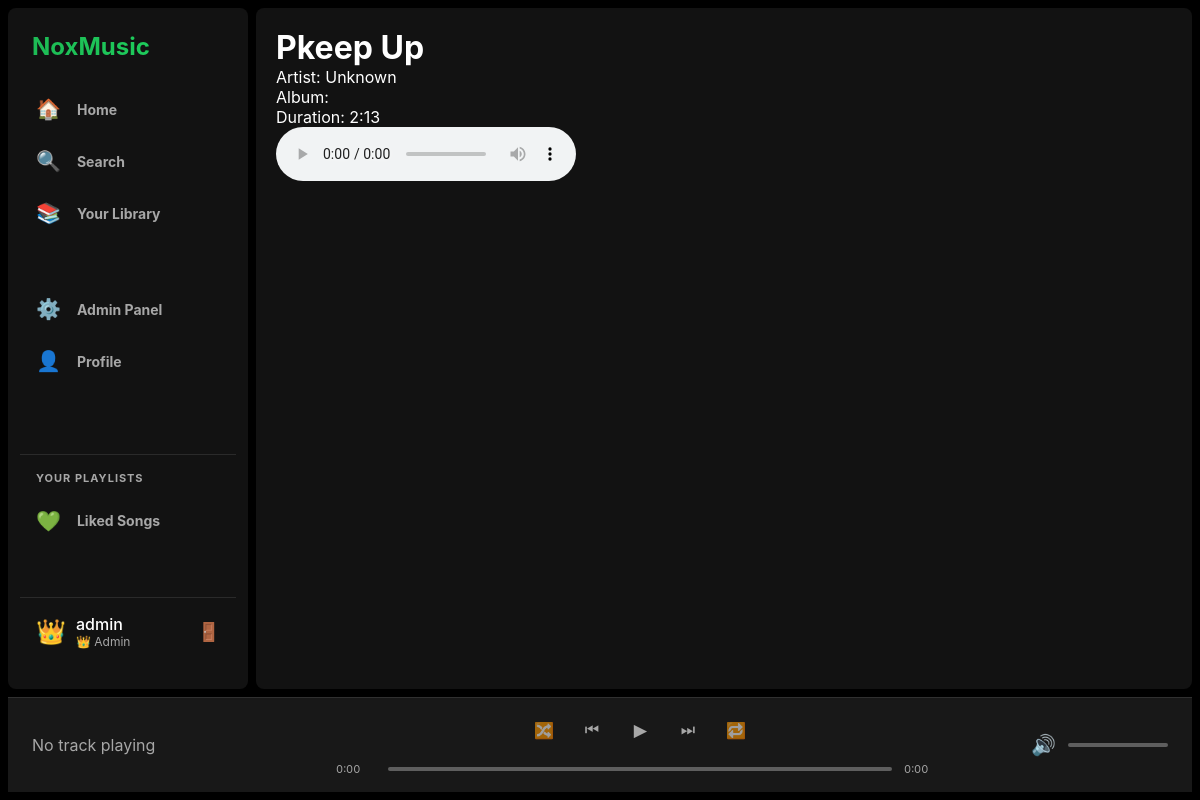
The app's page /track/1 (signed in) with its own data.
### app/models.py (models this page shows, shortened)
class User(db.Model):
    __tablename__ = "users"
    id = db.Column(db.Integer, primary_key=True)
    username = db.Column(db.String(100), unique=True, nullable=False)
    email = db.Column(db.String(255), unique=True, nullable=True)
    avatar = db.Column(db.String(8), default="👤")
    is_admin = db.Column(db.Boolean, default=False)
    created_at = db.Column(db.DateTime, default=datetime.utcnow)
    playlists = db.relationship('Playlist', back_populates='user', cascade='all, delete-orphan')
    listening_history = db.relationship('ListeningHistory', back_populates='user', cascade='all, delete-orphan')
    liked_tracks = db.relationship('LikedTrack', back_populates='user', cascade='all, delete-orphan')

class Track(db.Model):
    __tablename__ = "tracks"
    id = db.Column(db.Integer, primary_key=True)
    title = db.Column(db.String(255), nullable=False)
    artist = db.Column(db.String(255), default="Unknown")
    album = db.Column(db.String(255), default="")
    duration = db.Column(db.Integer, nullable=True)
    cover = db.Column(db.String(8), default="🎵")
    media = db.Column(db.String(512), unique=True, nullable=False)
    gradient = db.Column(db.String(255), default="linear-gradient(135deg,#374151,#1f2937)")
    genre = db.Column(db.String(100), default="Other")
    year = db.Column(db.Integer, nullable=True)
    plays = db.Column(db.Integer, default=0)
    lyrics = db.Column(db.Text, default="")
    created_at = db.Column(db.DateTime, default=datetime.utcnow)
    playlists = db.relationship('Playlist', secondary=playlist_tracks, back_populates='tracks')
    listening_history = db.relationship('ListeningHistory', back_populates='track', cascade='all, delete-orphan')
    def to_dict(self):
        return {
            "id": self.id,
            "title": self.title,
            "artist": self.artist,
            "album": self.album,
            "duration": self.duration,
            "cover": self.cover,
            "media": self.media,
            "gradient": self.gradient,
            "genre": self.genre,
            "year": self.year,
            "plays": self.plays,
            "lyrics": self.lyrics,
            "created_at": self.created_at.isoformat()
        }

### app/routes.py (the view)
@main_bp.route("/track/<int:track_id>")
def track_view(track_id):
    t = Track.query.get_or_404(track_id)
    return render_template("track.html", track=t.to_dict())

### app/auth.py (called while the page is built)
@auth_bp.app_context_processor
def inject_user():
    user_id = session.get("user_id")
    if user_id:
        user = User.query.get(user_id)
        return {"current_user": user}
    return {"current_user": None}

### templates/track.html
{% extends "base.html" %}
{% block content %}
<div style="padding:20px">
  <h1>{{ track.title }}</h1>
  <p>Artist: {{ track.artist }}</p>
  <p>Album: {{ track.album }}</p>
  <p>Duration: {% if track.duration %}{{ track.duration // 60 }}:{% if (track.duration % 60) < 10 %}0{% endif %}{{ track.duration % 60 }}{% else %}0:00{% endif %}</p>
  <audio controls src="{{ track.media }}"></audio>
</div>
{% endblock %}

### templates/base.html (shortened to what this page needs)
<!doctype html>
<html lang="en">
<head>
  <link rel="stylesheet" href="{{ url_for('static', filename='style.css') }}">
</head>
<body>
  <div class="app">
    <aside class="sidebar">
      <div class="brand">NoxMusic</div>
      <nav class="nav">
        <a href="{{ url_for('main.index') }}" class="nav-btn {% if request.endpoint == 'main.index' %}active{% endif %}">
          <span style="font-size:20px">🏠</span>
          <span>Home</span>
        </a>
        <a href="{{ url_for('main.search_page') }}" class="nav-btn {% if request.endpoint == 'main.search_page' %}active{% endif %}">
          <span style="font-size:20px">🔍</span>
          <span>Search</span>
        </a>
        <a href="{{ url_for('main.library_page') }}" class="nav-btn {% if request.endpoint == 'main.library_page' %}active{% endif %}">
          <span style="font-size:20px">📚</span>
          <span>Your Library</span>
        </a>
      </nav>
      <nav class="nav" style="margin-top:24px">
        {% if current_user and current_user.is_admin %}
        <a href="{{ url_for('main.admin_dashboard') }}" class="nav-btn">
          <span style="font-size:20px">⚙️</span>
          <span>Admin Panel</span>
        </a>
        {% endif %}
        <a href="{{ url_for('auth.profile') }}" class="nav-btn">
          <span style="font-size:20px">👤</span>
          <span>Profile</span>
        </a>
      </nav>
      <div class="playlists">
        <div class="h">Your Playlists</div>
        <div id="playlist-list">
          <a href="{{ url_for('main.liked_songs_page') }}" class="nav-btn" style="display: flex; align-items: center; gap: 16px; padding: 12px 16px; border-radius: 8px; color: var(--muted); text-decoration: none;">
            <span style="font-size:20px">💚</span>
            <span>Liked Songs</span>
          </a>
        </div>
      </div>
      <div class="user-info" style="margin-top:auto;padding:16px;border-top:1px solid rgba(255,255,255,0.1)">
        {% if current_user %}
          <div style="display:flex;align-items:center;gap:10px">
            <div style="font-size:24px">{{ current_user.avatar }}</div>
            <div style="flex:1">
              <div style="font-weight:500">{{ current_user.username }}</div>
              <div style="font-size:12px;color:var(--muted)">
                {% if current_user.is_admin %}👑 Admin{% else %}User{% endif %}
              </div>
            </div>
            <a href="{{ url_for('auth.logout') }}" style="color:var(--muted);font-size:18px" title="Logout">🚪</a>
          </div>
        {% endif %}
      </div>
    </aside>
    <main class="main">
      {% block content %}{% endblock %}
    </main>
    <footer class="player">
      <div class="player-left">
        <div id="now-playing">No track playing</div>
      </div>
      <div class="player-center">
        <div class="controls">
          <button id="shuffle-btn" style="opacity:0.6" title="Shuffle">🔀</button>
          <button id="prev-btn" title="Previous">⏮</button>
          <button id="play-btn" class="play" title="Play">▶</button>
          <button id="next-btn" title="Next">⏭</button>
          <button id="repeat-btn" style="opacity:0.6" title="Repeat">🔁</button>
        </div>
        <div class="seek">
          <span id="time-current">0:00</span>
          <div id="progress-bar" class="progress-bar">
          </div>
          <span id="time-duration">0:00</span>
        </div>
      </div>
      <div class="player-right">
        <button id="mute-btn" style="background:none;border:none;color:var(--muted);cursor:pointer;font-size:20px" title="Mute">🔊</button>
        <input id="volume" type="range" min="0" max="1" step="0.01" value="0.7" title="Volume" />
      </div>
    </footer>
  </div>
</body>
</html>

### static/style.css (style rules this page uses)
:root { --bg: #000000; --panel: #121212; --elevated: #1a1a1a; --muted: #a7a7a7; --accent: #1db954; --white: #ffffff; --border: rgba(255, 255, 255, 0.1); }
* { box-sizing: border-box; margin: 0; padding: 0; text-decoration: none; }
body, html { height: 100%; font-family: -apple-system, BlinkMacSystemFont, 'Segoe UI', Roboto, Oxygen, Ubuntu, Cantarell, sans-serif; background: var(--bg); color: var(--white); overflow: hidden; }
.app { display: grid; grid-template-columns: 240px 1fr; grid-template-rows: 1fr auto; height: 100vh; gap: 8px; padding: 8px; }
.sidebar { background: var(--panel); border-radius: 8px; padding: 24px 12px; display: flex; flex-direction: column; overflow-y: auto; gap: 8px; }
.brand { font-weight: 700; font-size: 24px; margin-bottom: 16px; padding: 0 12px; background: linear-gradient(90deg, #1db954, #1ed760); -webkit-background-clip: text; background-clip: text; color: transparent; }
.nav { display: flex; flex-direction: column; gap: 4px; margin-bottom: 16px; }
.nav-btn { background: none; border: none; color: var(--muted); text-align: left; padding: 12px 16px; border-radius: 8px; cursor: pointer; font-size: 14px; font-weight: 700; transition: all 0.2s; display: flex; align-items: center; gap: 16px; }
.playlists { margin-top: auto; padding-top: 16px; border-top: 1px solid var(--border); }
.playlists .h { font-size: 11px; color: var(--muted); margin-bottom: 12px; padding: 0 16px; text-transform: uppercase; letter-spacing: 1px; font-weight: 700; }
.main { display: flex; flex-direction: column; background: var(--panel); border-radius: 8px; overflow: hidden; }
.player { grid-column: 1 / -1; display: flex; align-items: center; justify-content: space-between; padding: 16px 24px; background: #181818; border-top: 1px solid var(--border); position: sticky; bottom: 0; gap: 24px; }
.player-left { display: flex; gap: 16px; min-width: 280px; align-items: center; }
.player-center { flex: 1; max-width: 722px; display: flex; flex-direction: column; align-items: center; gap: 8px; }
.controls { display: flex; gap: 16px; align-items: center; margin-bottom: 8px; }
.controls button { background: none; border: none; color: var(--muted); cursor: pointer; font-size: 16px; padding: 0; transition: all 0.2s; width: 32px; height: 32px; display: flex; align-items: center; justify-content: center; }
.play { width: 32px; height: 32px; border-radius: 50%; background: var(--white); color: var(--bg); font-weight: 700; display: flex; align-items: center; justify-content: center; transition: transform 0.2s; font-size: 14px; }
.seek { display: flex; gap: 12px; align-items: center; width: 100%; }
.seek span { font-size: 11px; color: var(--muted); min-width: 40px; font-variant-numeric: tabular-nums; }
.progress-bar { height: 4px; background: rgba(255, 255, 255, 0.3); flex: 1; border-radius: 2px; position: relative; cursor: pointer; transition: height 0.2s; }
.player-right { display: flex; gap: 12px; align-items: center; min-width: 200px; justify-content: flex-end; }
input[type="range"] { cursor: pointer; -webkit-appearance: none; background: rgba(255, 255, 255, 0.3); height: 4px; border-radius: 2px; outline: none; width: 100px; }

### records on screen
User: avatar "👑", username "admin"
Track: title "Pkeep Up", artist "Unknown"

### other values on screen
{{ track.duration // 60 }} "2"
{{ track.duration % 60 }} "13"
